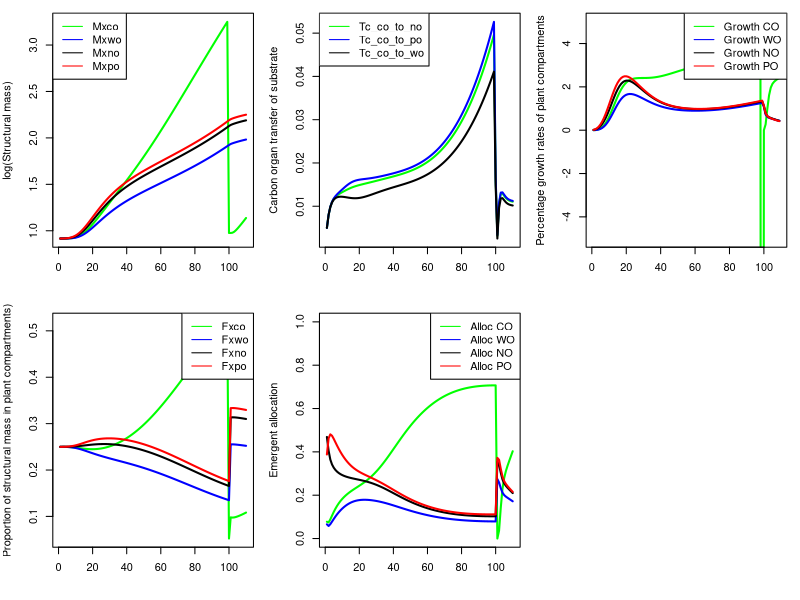
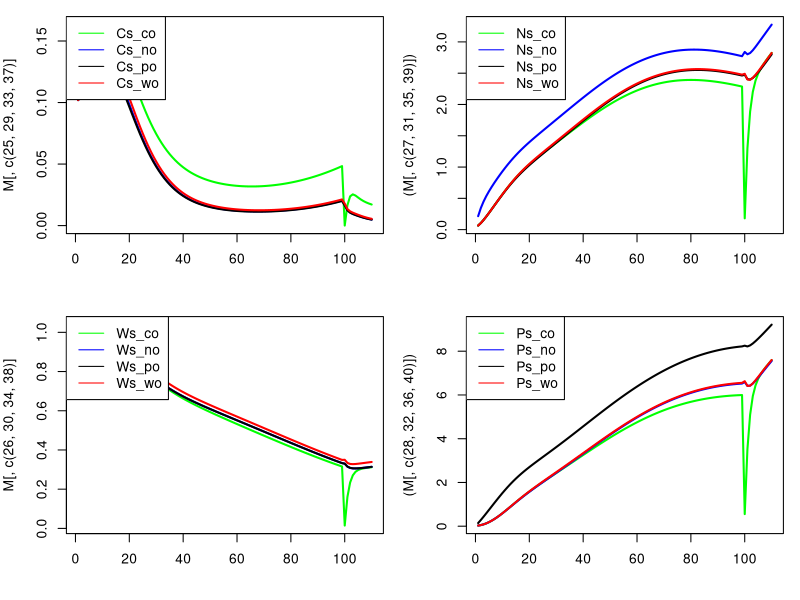
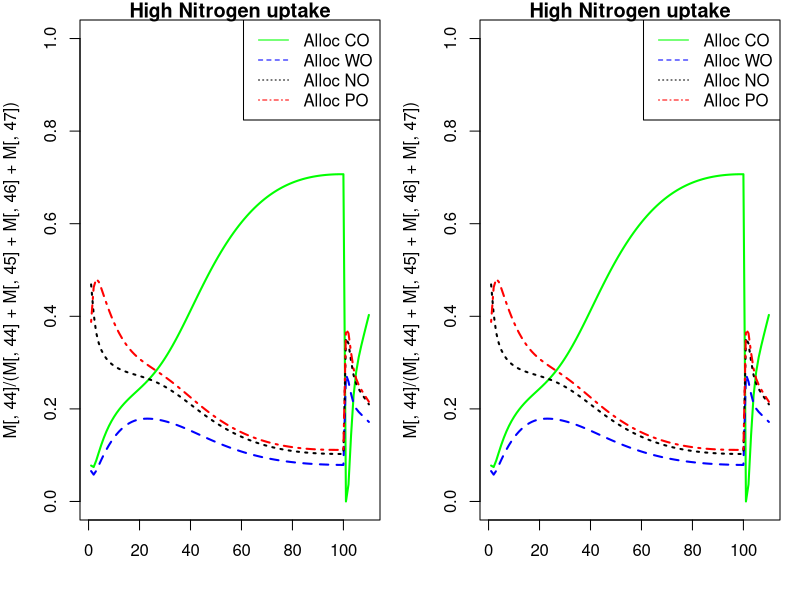
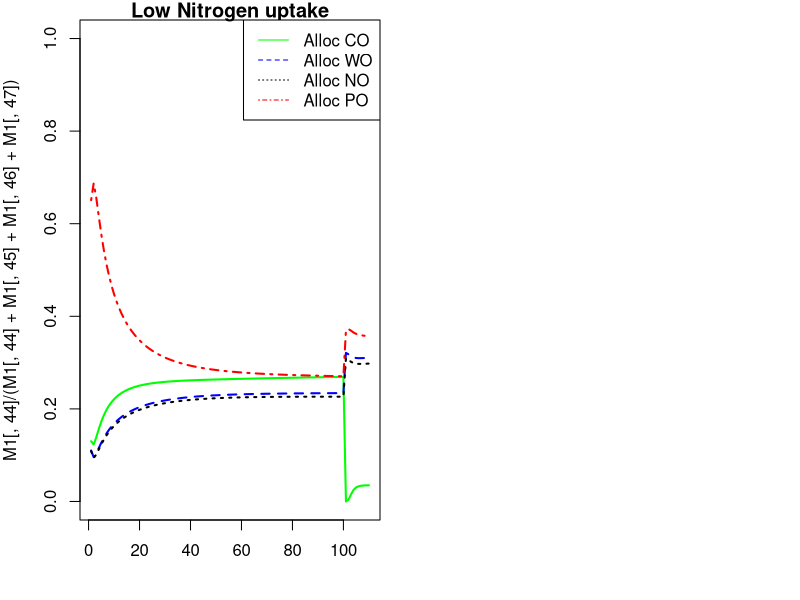
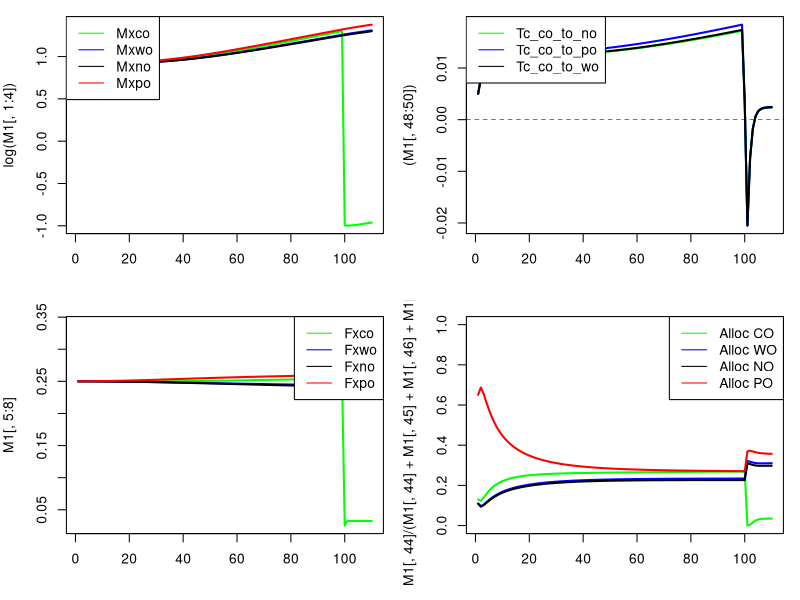
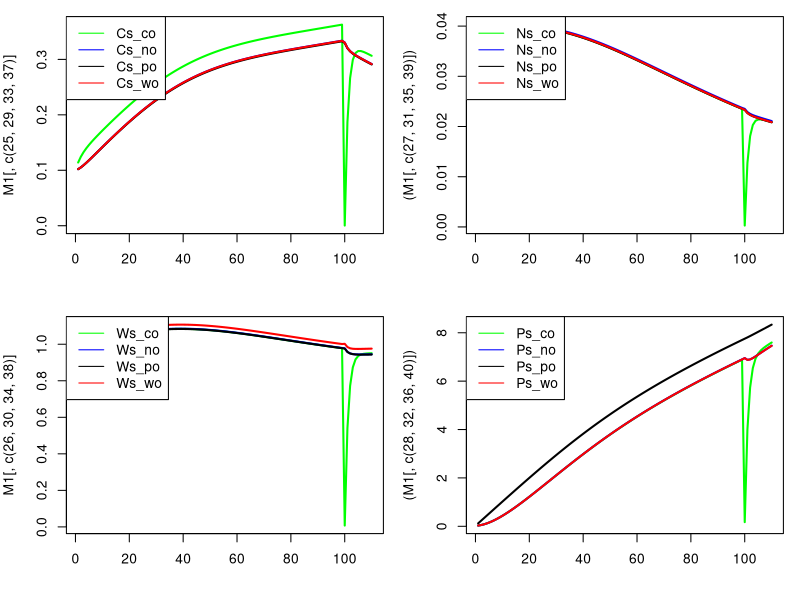

These figures' R source, in order:
# R version of Thornley allcoation model (TAM) as in Thornley and Parsons 2014. J. Theor. Biol. 342: 1-14
# Rewritten to include elements of Thornley 1998 modelling shoot-root relations. The only way forward (https://doi.org/10.1006/anbo.1997.0529) 
# Author: Steven Higgins
# Author: Re-coded to add source sink dynamics and remove predefined allocation by Liam Langan 20.11.2017
# This version with carbon organ, nitrogen organ, phosphorus organ and water organ 
###############################################################################

## LL NOTE for OSX users:
## running "ssh-add ~/.ssh/id_rsa" in the terminal allows RStudio Github communication via the ssh passkey
## 

# Because in TAM allocation coeffs act on Mx the total biomass, there is no need for a storage pool

## initial values for fractions of structural dry matter in shoot, root, mycor
# thorn_Fxsh_t0 = 0.2;
# thorn_Fxrt_t0 = 0.3;
# thorn_Fxmy_t0 = 0.5;
## initial values for mass of structural dry matter in rt, sh, my
size.factor<-0.1;

thorn_Mxco_t0 = 0.25/size.factor;
thorn_Mxno_t0 = 0.25/size.factor;
thorn_Mxpo_t0 = 0.25/size.factor; #Thornley uses has 0.5
thorn_Mxwo_t0 = 0.25/size.factor; #Thornley uses has 0.5

## intitial values for mass of substrates C,N,P for carbon organ
thorn_Mcs_co_t0 = 0.025/size.factor;
thorn_Mns_co_t0 = 0.01/size.factor;
thorn_Mps_co_t0 = 0.005/size.factor;
thorn_Mws_co_t0 = 0.25/size.factor;

## intitial values for mass of substrates C,N,P for nitrogen organ
thorn_Mcs_no_t0 = 0.025/size.factor;
thorn_Mns_no_t0 = 0.01/size.factor;
thorn_Mps_no_t0 = 0.005/size.factor;
thorn_Mws_no_t0 = 0.25/size.factor;

## intitial values for mass of substrates C,N,P for phosphorus organ
thorn_Mcs_po_t0 = 0.025/size.factor;
thorn_Mns_po_t0 = 0.01/size.factor;
thorn_Mps_po_t0 = 0.005/size.factor;
thorn_Mws_po_t0 = 0.25/size.factor;

## intitial values for mass of substrates C,N,P for water organ
thorn_Mcs_wo_t0 = 0.025/size.factor;
thorn_Mns_wo_t0 = 0.01/size.factor;
thorn_Mps_wo_t0 = 0.005/size.factor;
thorn_Mws_wo_t0 = 0.25/size.factor;

## upktake rates of C,N,P

#default to go back to
base =  0.0002*100; #aDGVM produces numbers around 0.00001 to 0.001 for C_net/plant_mass
thorn_Kc  = base*1.0;
thorn_Kw  = 0.0015;
thorn_Kn  = 0.25;
thorn_Kp  = 0.1;
# thorn_Kw  = base*0.0015;
# thorn_Kn  = base*0.25;
# thorn_Kp  = base*0.1;

#fiddle with these ones
#genernally varying these K by factors of 10% to 200% is probably what we want to do to represent
#limitation/abundance of carbon, water, N, P.
#play with these to convince yourself that allocation responds as you would expect to variation in uptake parameters
#I think its possible to get the model to produce reasonable C:N and N:P ratios

#base =  0.0002*100; #TTR numbers around 0.00001 to 0.001
#thorn_Kc  = base*1.0; #TTR numbers around 0.00001 to 0.001
#thorn_Kw  = base*0.00015;
#thorn_Kn  = base*0.25;
#thorn_Kp  = base*0.1;

#product inhibittion, not used
#thorn_Jcs = 0.03;
#thorn_Jns = 0.01;
#thorn_Jps = 0.005;
#thorn_Jws = 0.003;


## Fractions of C, N, P in structural dry matter 
#first three are as in Thornley, Fwx is calibrated, higher values do not work
# so Fwx is artificial. Maybe we have to think of this as water used in metabolism?
thorn_Fcx = 0.4;
thorn_Fnx = 0.02;
thorn_Fpx = 0.005;
thorn_Fwx = 0.0001;


## other constants
thorn_q = 0.5;     #control parameter for allocation
#thorn_Kg = 200	; #structural growth rate constant; Thornley uses 200000
thorn_Kg = 0.1	; #structural growth rate constant; Thornley uses 200000

mycol=c("green","blue","black","red")

#---start model----

#set initial states
#for aDGVM this will have to go in the section that creates a new individual
## STATE VARIABLE initial values for mass of structural dry matter in rt, sh, my
thorn_Mxco = thorn_Mxco_t0;
thorn_Mxwo = thorn_Mxwo_t0;
thorn_Mxno = thorn_Mxno_t0;
thorn_Mxpo = thorn_Mxpo_t0;
## STATE VARIABLE initial values for mass of substrate C,N,P
thorn_Mcs_co = thorn_Mcs_co_t0;
thorn_Mns_co = thorn_Mns_co_t0;
thorn_Mps_co = thorn_Mps_co_t0;
thorn_Mws_co = thorn_Mws_co_t0;

thorn_Mcs_no = thorn_Mcs_no_t0;
thorn_Mns_no = thorn_Mns_no_t0;
thorn_Mps_no = thorn_Mps_no_t0;
thorn_Mws_no = thorn_Mws_no_t0;

thorn_Mcs_po = thorn_Mcs_po_t0;
thorn_Mns_po = thorn_Mns_po_t0;
thorn_Mps_po = thorn_Mps_po_t0;
thorn_Mws_po = thorn_Mws_po_t0;

thorn_Mcs_wo = thorn_Mcs_po_t0;
thorn_Mns_wo = thorn_Mns_po_t0;
thorn_Mps_wo = thorn_Mps_po_t0;
thorn_Mws_wo = thorn_Mws_po_t0;

thorn_Mx_t0 = thorn_Mxco_t0 + thorn_Mxno_t0 + thorn_Mxpo_t0 + thorn_Mxwo_t0;

## AUX VARIABLE initial values for concentrations of substrates C,N,P
thorn_Cs_co = thorn_Mcs_co_t0/thorn_Mxco;
thorn_Ns_co = thorn_Mns_co_t0/thorn_Mxco;
thorn_Ps_co = thorn_Mps_co_t0/thorn_Mxco;
thorn_Ws_co = thorn_Mws_co_t0/thorn_Mxco;

thorn_Cs_no = thorn_Mcs_no_t0/thorn_Mxno;
thorn_Ns_no = thorn_Mns_no_t0/thorn_Mxno;
thorn_Ps_no = thorn_Mps_no_t0/thorn_Mxno;
thorn_Ws_no = thorn_Mws_no_t0/thorn_Mxno;

thorn_Cs_po = thorn_Mcs_po_t0/thorn_Mxpo;
thorn_Ns_po = thorn_Mns_po_t0/thorn_Mxpo;
thorn_Ps_po = thorn_Mps_po_t0/thorn_Mxpo;
thorn_Ws_po = thorn_Mws_po_t0/thorn_Mxpo;

thorn_Cs_wo = thorn_Mcs_wo_t0/thorn_Mxwo;
thorn_Ns_wo = thorn_Mns_wo_t0/thorn_Mxwo;
thorn_Ps_wo = thorn_Mps_wo_t0/thorn_Mxwo;
thorn_Ws_wo = thorn_Mws_wo_t0/thorn_Mxwo;

## AUX VARIABLE initial values for fractions of structural dry matter in shoot, root, mycor
thorn_Fxco = thorn_Mxco_t0/thorn_Mx_t0;
thorn_Fxwo = thorn_Mxwo_t0/thorn_Mx_t0;
thorn_Fxno = thorn_Mxno_t0/thorn_Mx_t0;
thorn_Fxpo = thorn_Mxpo_t0/thorn_Mx_t0;


#R only make a matrix to store the variables for plotting
#n.steps<-360*10
n.steps<-110
M<-matrix(0,nrow=n.steps,ncol=71)

wrapper_fn_mod <- function(uptake)
{
  ## the for loop
  for(i in 1:n.steps) {
    
  uptake_change <- uptake

  base =  0.0002*100; #aDGVM produces numbers around 0.00001 to 0.001 for C_net/plant_mass
  thorn_Kc  = base*1.0;
  thorn_Kw  = 0.015;
  if(uptake_change == 1)
  {
    thorn_Kn  = 0.0001;
    # thorn_Kn  = 0.05 - pmin(0.001,(i*0.1));
    print("Low N")
    print(thorn_Kn)
  }
  if(uptake_change == 0)
  {
    thorn_Kn  = 0.25;
    print("High N")
    print(thorn_Kn)
  }
  
  thorn_Kp  = 0.1;
  
  thorn_Mx = thorn_Mxco + thorn_Mxwo + thorn_Mxno + thorn_Mxpo ; #3
  
  ##---------------------------------------------------------------------------------------------
  ## adding substrate transport between pools following Thornley (1998). Substrates will be transported
  ## between plants compartments based on concentration differences and resistances. 
  ## This avoids the issue of reduced allocation as this model does not allocate growth, growth of each compartment is 
  ## indipenaent of the others but it allows every compartment to be both a source and a sink. Should an individual be top-killed
  ## i.e. loss of the carbon organ and substrates contained within, C, N, P and W will be transported from all other organs until 
  ## there is no concentration difference. This increases carbon organ growth and decreases growth in all other compartments. 
  
  # these are specific transport resistances for substrates
  # I'm assuming they are equal for all substrates and transport directions. 
  p_co = p_no = p_po = p_wo =1; # eq.4 Thornley 1998 
  
  q = 1 # eq.4 scaling parameter "which, presumably, is a function of plant architecture" (Thornley 1998)
  
  # # Transport resistance of each compartment 
  # res_co = p_co / (thorn_Mxco)^q; # eq.4 Thornley 1998 
  # res_no = p_no / (thorn_Mxno)^q; # eq.4 Thornley 1998 
  # res_po = p_po / (thorn_Mxpo)^q; # eq.4 Thornley 1998 
  # res_wo = p_wo / (thorn_Mxwo)^q; # eq.4 Thornley 1998 
  # 
  # # Transport of substrates between compartments. Here I extend Thornley uni-directional model to 
  # # make it bi-directional. 
  # # NOTE: this is not complete - I need to include transport between other compartments i.e. Po to Wo, Po to No, Wo to No for C,N,P & W.
  # 
  # # carbon transport
  # Tc_co_to_no = 0.2*(thorn_Cs_co - thorn_Cs_no) / (res_co + res_no) # transport of carbon substrate from the carbon organ to the nitrogen organ
  # Tc_co_to_po = 0.2*(thorn_Cs_co - thorn_Cs_po) / (res_co + res_po) # transport of carbon substrate from the carbon organ to the phosphorus organ
  # Tc_co_to_wo = 0.2*(thorn_Cs_co - thorn_Cs_wo) / (res_co + res_wo) # transport of carbon substrate from the carbon organ to the water organ
  # 
  # Tc_no_to_po = 0.2*(thorn_Cs_no - thorn_Cs_po) / (res_no + res_po) # transport of carbon substrate from the nitrogen organ to the phosphorus organ
  # Tc_no_to_wo = 0.2*(thorn_Cs_no - thorn_Cs_wo) / (res_no + res_wo) # transport of carbon substrate from the nitrogen organ to the water organ
  # Tc_po_to_wo = 0.2*(thorn_Cs_po - thorn_Cs_wo) / (res_po + res_wo) # transport of carbon substrate from the phosphorus organ to the water organ
  # 
  # # print(c("Tc_cn Tc_cp Tc_cw Tc_np Tc_nw Tc_pw"))
  # # print(round(c(Tc_co_to_no, Tc_co_to_po, Tc_co_to_wo, Tc_no_to_po, Tc_no_to_wo, Tc_po_to_wo),2))
  # 
  # # nitrogen transport
  # Tn_co_to_no = 0.2*(thorn_Ns_co - thorn_Ns_no) / (res_co + res_no) # transport of nitrogen substrate from the carbon organ to the nitrogen organ
  # Tn_co_to_po = 0.2*(thorn_Ns_co - thorn_Ns_po) / (res_co + res_po) # transport of nitrogen substrate from the carbon organ to the phosphorus organ
  # Tn_co_to_wo = 0.2*(thorn_Ns_co - thorn_Ns_wo) / (res_co + res_wo) # transport of nitrogen substrate from the carbon organ to the water organ
  # 
  # Tn_no_to_po = 0.2*(thorn_Ns_no - thorn_Ns_po) / (res_no + res_po) # transport of nitrogen substrate from the nitrogen organ to the phosphorus organ
  # Tn_no_to_wo = 0.2*(thorn_Ns_no - thorn_Ns_wo) / (res_no + res_wo) # transport of nitrogen substrate from the nitrogen organ to the water organ
  # Tn_po_to_wo = 0.2*(thorn_Ns_po - thorn_Ns_wo) / (res_po + res_wo) # transport of nitrogen substrate from the phosphorus organ to the water organ
  # # phosphorus transport
  # Tp_co_to_no = 0.2*(thorn_Ps_co - thorn_Ps_no) / (res_co + res_no) # transport of phosphorus substrate from the carbon organ to the nitrogen organ
  # Tp_co_to_po = 0.2*(thorn_Ps_co - thorn_Ps_po) / (res_co + res_po) # transport of phosphorus substrate from the carbon organ to the phosphorus organ
  # Tp_co_to_wo = 0.2*(thorn_Ps_co - thorn_Ps_wo) / (res_co + res_wo) # transport of phosphorus substrate from the carbon organ to the water organ
  # 
  # Tp_no_to_po = 0.2*(thorn_Ps_no - thorn_Ps_po) / (res_no + res_po) # transport of phosphorus substrate from the nitrogen organ to the phosphorus organ
  # Tp_no_to_wo = 0.2*(thorn_Ps_no - thorn_Ps_wo) / (res_no + res_wo) # transport of phosphorus substrate from the nitrogen organ to the water organ
  # Tp_po_to_wo = 0.2*(thorn_Ps_po - thorn_Ps_wo) / (res_po + res_wo) # transport of phosphorus substrate from the phosphorus organ to the water organ
  # # water transport
  # Tw_co_to_no = 0.2*(thorn_Ws_co - thorn_Ws_no) / (res_co + res_no) # transport of water substrate from the carbon organ to the nitrogen organ
  # Tw_co_to_po = 0.2*(thorn_Ws_co - thorn_Ws_po) / (res_co + res_po) # transport of water substrate from the carbon organ to the phosphorus organ
  # Tw_co_to_wo = 0.2*(thorn_Ws_co - thorn_Ws_wo) / (res_co + res_wo) # transport of water substrate from the carbon organ to the water organ
  # 
  # Tw_no_to_po = 0.2*(thorn_Ws_no - thorn_Ws_po) / (res_no + res_po) # transport of water substrate from the carbon organ to the nitrogen organ
  # Tw_no_to_wo = 0.2*(thorn_Ws_no - thorn_Ws_wo) / (res_no + res_wo) # transport of water substrate from the carbon organ to the phosphorus organ
  # Tw_po_to_wo = 0.2*(thorn_Ws_po - thorn_Ws_wo) / (res_po + res_wo) # transport of water substrate from the carbon organ to the water organ
  ##---------------------------------------------------------------------------------------------
  # print(round(c(thorn_lambda_sh,thorn_lambda_rt,thorn_lambda_my,thorn_lambda_rw),2))
  # print(sum(c(thorn_lambda_sh,thorn_lambda_rt,thorn_lambda_my,thorn_lambda_rw)))
  ## do I need to redefine this for each compartment? yes yes I do... no no I dont
  thorn_Uc = thorn_Kc * thorn_Mxco;
  thorn_Un = thorn_Kn * thorn_Mxno;
  thorn_Up = thorn_Kp * thorn_Mxpo;
  thorn_Uw = thorn_Kw * thorn_Mxwo;
  
  thorn_Mcs_co = max(0.0001, thorn_Mcs_co + thorn_Uc);
  # # thorn_Mns_co = max(0.0001, thorn_Mns_co - thorn_Fnx * thorn_G_co );
  # # thorn_Mps_co = max(0.0001, thorn_Mps_co - thorn_Fpx * thorn_G_co );
  # # thorn_Mws_co = max(0.0001, thorn_Mws_co - thorn_Fwx * thorn_G_co );
  #
  # # thorn_Mcs_no = max(0.0001, thorn_Mcs_no - thorn_Fcx * thorn_G_no );
  thorn_Mns_no = max(0.0001, thorn_Mns_no + thorn_Un );
  # # thorn_Mps_no = max(0.0001, thorn_Mps_no - thorn_Fpx * thorn_G_no );
  # # thorn_Mws_no = max(0.0001, thorn_Mws_no - thorn_Fwx * thorn_G_no );
  #
  # # thorn_Mcs_po = max(0.0001, thorn_Mcs_po - thorn_Fcx * thorn_G_po );
  # # thorn_Mns_po = max(0.0001, thorn_Mns_po - thorn_Fnx * thorn_G_po );
  thorn_Mps_po = max(0.0001, thorn_Mps_po + thorn_Up );
  # # thorn_Mws_po = max(0.0001, thorn_Mws_po - thorn_Fwx * thorn_G_po );
  #
  # # thorn_Mcs_wo = max(0.0001, thorn_Mcs_wo - thorn_Fcx * thorn_G_wo );
  # # thorn_Mns_wo = max(0.0001, thorn_Mns_wo - thorn_Fnx * thorn_G_wo );
  # # thorn_Mps_wo = max(0.0001, thorn_Mps_wo - thorn_Fpx * thorn_G_wo );
  thorn_Mws_wo = max(0.0001, thorn_Mws_wo + thorn_Uw );

  # thorn_Mcs_co = max(0.0001, thorn_Mcs_co + thorn_Uc - thorn_Fcx * thorn_G_co - Tc_co_to_no - Tc_co_to_po - Tc_co_to_wo);
  # thorn_Mns_co = max(0.0001, thorn_Mns_co - thorn_Fnx * thorn_G_co - Tn_co_to_no - Tn_co_to_po - Tn_co_to_wo);
  # thorn_Mps_co = max(0.0001, thorn_Mps_co - thorn_Fpx * thorn_G_co - Tp_co_to_no - Tp_co_to_po - Tp_co_to_wo);
  # thorn_Mws_co = max(0.0001, thorn_Mws_co - thorn_Fwx * thorn_G_co - Tw_co_to_no - Tw_co_to_po - Tw_co_to_wo);
  # 
  # thorn_Mcs_no = max(0.0001, thorn_Mcs_no - thorn_Fcx * thorn_G_no - Tc_no_to_po - Tc_no_to_wo + Tc_co_to_no);
  # thorn_Mns_no = max(0.0001, thorn_Mns_no + thorn_Un - thorn_Fnx * thorn_G_no + Tn_co_to_no - Tn_no_to_po - Tn_no_to_wo);
  # thorn_Mps_no = max(0.0001, thorn_Mps_no - thorn_Fpx * thorn_G_no - Tp_no_to_po - Tp_no_to_wo + Tp_co_to_no);
  # thorn_Mws_no = max(0.0001, thorn_Mws_no - thorn_Fwx * thorn_G_no - Tw_no_to_po - Tw_no_to_wo + Tw_co_to_no);
  # 
  # thorn_Mcs_po = max(0.0001, thorn_Mcs_po - thorn_Fcx * thorn_G_po - Tc_po_to_wo + Tc_no_to_po + Tc_co_to_po);
  # thorn_Mns_po = max(0.0001, thorn_Mns_po - thorn_Fnx * thorn_G_po - Tn_po_to_wo + Tn_no_to_po + Tn_co_to_po);
  # thorn_Mps_po = max(0.0001, thorn_Mps_po + thorn_Up - thorn_Fnx * thorn_G_po - Tn_po_to_wo + Tn_no_to_po + Tn_co_to_po);
  # thorn_Mws_po = max(0.0001, thorn_Mws_po - thorn_Fwx * thorn_G_po - Tw_po_to_wo + Tw_no_to_po + Tw_co_to_po);
  # 
  # thorn_Mcs_wo = max(0.0001, thorn_Mcs_wo - thorn_Fcx * thorn_G_wo + Tc_co_to_wo + Tc_no_to_wo + Tc_po_to_wo);
  # thorn_Mns_wo = max(0.0001, thorn_Mns_wo - thorn_Fnx * thorn_G_wo + Tn_co_to_wo + Tn_no_to_wo + Tn_po_to_wo);
  # thorn_Mps_wo = max(0.0001, thorn_Mps_wo - thorn_Fpx * thorn_G_wo + Tp_co_to_wo + Tp_no_to_wo + Tp_po_to_wo);
  # thorn_Mws_wo = max(0.0001, thorn_Mws_wo + thorn_Uw - thorn_Fwx * thorn_G_wo + Tw_co_to_wo + Tw_no_to_wo + Tw_po_to_wo);
  
  thorn_Cs_co = thorn_Mcs_co/thorn_Mxco; #2
  thorn_Ns_co = thorn_Mns_co/thorn_Mxco; #2
  thorn_Ps_co = thorn_Mps_co/thorn_Mxco; #2
  thorn_Ws_co = thorn_Mws_co/thorn_Mxco; #2
  
  thorn_Cs_no = thorn_Mcs_no/thorn_Mxno; #2
  thorn_Ns_no = thorn_Mns_no/thorn_Mxno; #2
  thorn_Ps_no = thorn_Mps_no/thorn_Mxno; #2
  thorn_Ws_no = thorn_Mws_no/thorn_Mxno; #2
  
  thorn_Cs_po = thorn_Mcs_po/thorn_Mxpo; #2
  thorn_Ns_po = thorn_Mns_po/thorn_Mxpo; #2
  thorn_Ps_po = thorn_Mps_po/thorn_Mxpo; #2
  thorn_Ws_po = thorn_Mws_po/thorn_Mxpo; #2
  
  thorn_Cs_wo = thorn_Mcs_wo/thorn_Mxwo; #2
  thorn_Ns_wo = thorn_Mns_wo/thorn_Mxwo; #2
  thorn_Ps_wo = thorn_Mps_wo/thorn_Mxwo; #2
  thorn_Ws_wo = thorn_Mws_wo/thorn_Mxwo; #2
  
  ## make sure thorn_G is the right size. you can get this right through thorn_Kg which is a pure calibration parameter, 
  ## but also by making sure the substrate cocentrations are reasonable
  thorn_G_co = thorn_Kg*thorn_Mxco*thorn_Cs_co*thorn_Ns_co*thorn_Ps_co*thorn_Ws_co ; # see 13 and 12
  thorn_G_no = thorn_Kg*thorn_Mxno*thorn_Cs_no*thorn_Ns_no*thorn_Ps_no*thorn_Ws_no ; # see 13 and 12
  thorn_G_po = thorn_Kg*thorn_Mxpo*thorn_Cs_po*thorn_Ns_po*thorn_Ps_po*thorn_Ws_po ; # see 13 and 12
  thorn_G_wo = thorn_Kg*thorn_Mxwo*thorn_Cs_wo*thorn_Ns_wo*thorn_Ps_wo*thorn_Ws_wo ; # see 13 and 12

  # thorn_Mcs_co = max(0.0001, thorn_Mcs_co - thorn_Fcx * thorn_G_co - Tc_co_to_no - Tc_co_to_po - Tc_co_to_wo);
  # thorn_Mns_co = max(0.0001, thorn_Mns_co - thorn_Fnx * thorn_G_co - Tn_co_to_no - Tn_co_to_po - Tn_co_to_wo);
  # thorn_Mps_co = max(0.0001, thorn_Mps_co - thorn_Fpx * thorn_G_co - Tp_co_to_no - Tp_co_to_po - Tp_co_to_wo);
  # thorn_Mws_co = max(0.0001, thorn_Mws_co - thorn_Fwx * thorn_G_co - Tw_co_to_no - Tw_co_to_po - Tw_co_to_wo);
  # 
  # thorn_Mcs_no = max(0.0001, thorn_Mcs_no - thorn_Fcx * thorn_G_no - Tc_no_to_po - Tc_no_to_wo + Tc_co_to_no);
  # thorn_Mns_no = max(0.0001, thorn_Mns_no - thorn_Fnx * thorn_G_no + Tn_co_to_no - Tn_no_to_po - Tn_no_to_wo);
  # thorn_Mps_no = max(0.0001, thorn_Mps_no - thorn_Fpx * thorn_G_no - Tp_no_to_po - Tp_no_to_wo + Tp_co_to_no);
  # thorn_Mws_no = max(0.0001, thorn_Mws_no - thorn_Fwx * thorn_G_no - Tw_no_to_po - Tw_no_to_wo + Tw_co_to_no);
  # 
  # thorn_Mcs_po = max(0.0001, thorn_Mcs_po - thorn_Fcx * thorn_G_po - Tc_po_to_wo + Tc_no_to_po + Tc_co_to_po);
  # thorn_Mns_po = max(0.0001, thorn_Mns_po - thorn_Fnx * thorn_G_po - Tn_po_to_wo + Tn_no_to_po + Tn_co_to_po);
  # thorn_Mps_po = max(0.0001, thorn_Mps_po - thorn_Fnx * thorn_G_po - Tn_po_to_wo + Tn_no_to_po + Tn_co_to_po);
  # thorn_Mws_po = max(0.0001, thorn_Mws_po - thorn_Fwx * thorn_G_po - Tw_po_to_wo + Tw_no_to_po + Tw_co_to_po);
  # 
  # thorn_Mcs_wo = max(0.0001, thorn_Mcs_wo - thorn_Fcx * thorn_G_wo + Tc_co_to_wo + Tc_no_to_wo + Tc_po_to_wo);
  # thorn_Mns_wo = max(0.0001, thorn_Mns_wo - thorn_Fnx * thorn_G_wo + Tn_co_to_wo + Tn_no_to_wo + Tn_po_to_wo);
  # thorn_Mps_wo = max(0.0001, thorn_Mps_wo - thorn_Fpx * thorn_G_wo + Tp_co_to_wo + Tp_no_to_wo + Tp_po_to_wo);
  # thorn_Mws_wo = max(0.0001, thorn_Mws_wo - thorn_Fwx * thorn_G_wo + Tw_co_to_wo + Tw_no_to_wo + Tw_po_to_wo);

  thorn_Mcs_co = max(0.0001, thorn_Mcs_co - thorn_Fcx * thorn_G_co );
  thorn_Mns_co = max(0.0001, thorn_Mns_co - thorn_Fnx * thorn_G_co );
  thorn_Mps_co = max(0.0001, thorn_Mps_co - thorn_Fpx * thorn_G_co );
  thorn_Mws_co = max(0.0001, thorn_Mws_co - thorn_Fwx * thorn_G_co );
  
  thorn_Mcs_no = max(0.0001, thorn_Mcs_no - thorn_Fcx * thorn_G_no );
  thorn_Mns_no = max(0.0001, thorn_Mns_no - thorn_Fnx * thorn_G_no );
  thorn_Mps_no = max(0.0001, thorn_Mps_no - thorn_Fpx * thorn_G_no );
  thorn_Mws_no = max(0.0001, thorn_Mws_no - thorn_Fwx * thorn_G_no );
  
  thorn_Mcs_po = max(0.0001, thorn_Mcs_po - thorn_Fcx * thorn_G_po );
  thorn_Mns_po = max(0.0001, thorn_Mns_po - thorn_Fnx * thorn_G_po );
  thorn_Mps_po = max(0.0001, thorn_Mps_po - thorn_Fnx * thorn_G_po );
  thorn_Mws_po = max(0.0001, thorn_Mws_po - thorn_Fwx * thorn_G_po );
  
  thorn_Mcs_wo = max(0.0001, thorn_Mcs_wo - thorn_Fcx * thorn_G_wo );
  thorn_Mns_wo = max(0.0001, thorn_Mns_wo - thorn_Fnx * thorn_G_wo );
  thorn_Mps_wo = max(0.0001, thorn_Mps_wo - thorn_Fpx * thorn_G_wo );
  thorn_Mws_wo = max(0.0001, thorn_Mws_wo - thorn_Fwx * thorn_G_wo );
  
  # thorn_Mcs = max(0, thorn_Mcs + thorn_Uc - thorn_Fcx * thorn_G); # 12
  # thorn_Mns = max(0, thorn_Mns + thorn_Un - thorn_Fnx * thorn_G); # 12
  # thorn_Mps = max(0, thorn_Mps + thorn_Up - thorn_Fpx * thorn_G); # 12
  # thorn_Mws = max(0, thorn_Mws + thorn_Uw - thorn_Fwx * thorn_G); # 12
  
  thorn_Mxco = max(0.0001, thorn_Mxco + thorn_G_co) ;# 13
  thorn_Mxno = max(0.0001, thorn_Mxno + thorn_G_no) ;# 13
  thorn_Mxpo = max(0.0001, thorn_Mxpo + thorn_G_po) ;# 13
  thorn_Mxwo = max(0.0001, thorn_Mxwo + thorn_G_wo) ;# 13
  
  thorn_Mx = thorn_Mxco + thorn_Mxwo + thorn_Mxno + thorn_Mxpo ; #3
  
  # thorn_Uc = (thorn_Kc * thorn_Mxco) / (1 + thorn_Cs/thorn_Jcs)
  # thorn_Uw = (thorn_Kw * thorn_Mxwo) / (1 + thorn_Ws/thorn_Jws)
  # thorn_Un = (thorn_Kn * thorn_Mxno) / (1 + thorn_Ns/thorn_Jns)
  # thorn_Up = (thorn_Kp * thorn_Mxpo) / (1 + thorn_Ps/thorn_Jps)
  
#  use this code to simulate a loss in shoots e.g in fire
  # if(i == 100)
  # {
  # 	thorn_Mxco = thorn_Mxco*0.1;
  # 	thorn_Mcs_co = thorn_Mcs_co*0.0;
  # 	thorn_Mns_co = thorn_Mns_co*0.0;
  #   thorn_Mps_co = thorn_Mps_co*0.0;
  # 	thorn_Mws_co = thorn_Mws_co*0.0;
  # }

  thorn_Cs_co = thorn_Mcs_co/thorn_Mxco; #2
  thorn_Ns_co = thorn_Mns_co/thorn_Mxco; #2
  thorn_Ps_co = thorn_Mps_co/thorn_Mxco; #2
  thorn_Ws_co = thorn_Mws_co/thorn_Mxco; #2
  
  thorn_Cs_no = thorn_Mcs_no/thorn_Mxno; #2
  thorn_Ns_no = thorn_Mns_no/thorn_Mxno; #2
  thorn_Ps_no = thorn_Mps_no/thorn_Mxno; #2
  thorn_Ws_no = thorn_Mws_no/thorn_Mxno; #2
  
  thorn_Cs_po = thorn_Mcs_po/thorn_Mxpo; #2
  thorn_Ns_po = thorn_Mns_po/thorn_Mxpo; #2
  thorn_Ps_po = thorn_Mps_po/thorn_Mxpo; #2
  thorn_Ws_po = thorn_Mws_po/thorn_Mxpo; #2
  
  thorn_Cs_wo = thorn_Mcs_wo/thorn_Mxwo; #2
  thorn_Ns_wo = thorn_Mns_wo/thorn_Mxwo; #2
  thorn_Ps_wo = thorn_Mps_wo/thorn_Mxwo; #2
  thorn_Ws_wo = thorn_Mws_wo/thorn_Mxwo; #2
  
  #  use this code to simulate a loss in shoots e.g in fire
  if(i == 100)
  {
  	thorn_Mxco = thorn_Mxco*0.1;
  	thorn_Mcs_co = thorn_Mcs_co*0.0;
  	thorn_Mns_co = thorn_Mns_co*0.0;
    thorn_Mps_co = thorn_Mps_co*0.0;
  	thorn_Mws_co = thorn_Mws_co*0.0;
  }
  
  # Transport resistance of each compartment 
  res_co = p_co / (thorn_Mxco)^q; # eq.4 Thornley 1998 
  res_no = p_no / (thorn_Mxno)^q; # eq.4 Thornley 1998 
  res_po = p_po / (thorn_Mxpo)^q; # eq.4 Thornley 1998 
  res_wo = p_wo / (thorn_Mxwo)^q; # eq.4 Thornley 1998 
  
  # Transport of substrates between compartments. Here I extend Thornley uni-directional model to 
  # make it bi-directional. 
  # NOTE: this is not complete - I need to include transport between other compartments i.e. Po to Wo, Po to No, Wo to No for C,N,P & W.
  
  # carbon transport
  Tc_co_to_no = 0.2*(thorn_Cs_co - thorn_Cs_no) / (res_co + res_no) # transport of carbon substrate from the carbon organ to the nitrogen organ
  Tc_co_to_po = 0.2*(thorn_Cs_co - thorn_Cs_po) / (res_co + res_po) # transport of carbon substrate from the carbon organ to the phosphorus organ
  Tc_co_to_wo = 0.2*(thorn_Cs_co - thorn_Cs_wo) / (res_co + res_wo) # transport of carbon substrate from the carbon organ to the water organ
  
  Tc_no_to_po = 0.2*(thorn_Cs_no - thorn_Cs_po) / (res_no + res_po) # transport of carbon substrate from the nitrogen organ to the phosphorus organ
  Tc_no_to_wo = 0.2*(thorn_Cs_no - thorn_Cs_wo) / (res_no + res_wo) # transport of carbon substrate from the nitrogen organ to the water organ
  Tc_po_to_wo = 0.2*(thorn_Cs_po - thorn_Cs_wo) / (res_po + res_wo) # transport of carbon substrate from the phosphorus organ to the water organ
  
  # print(c("Tc_cn Tc_cp Tc_cw Tc_np Tc_nw Tc_pw"))
  # print(round(c(Tc_co_to_no, Tc_co_to_po, Tc_co_to_wo, Tc_no_to_po, Tc_no_to_wo, Tc_po_to_wo),2))
  
  # nitrogen transport
  Tn_co_to_no = 0.2*(thorn_Ns_co - thorn_Ns_no) / (res_co + res_no) # transport of nitrogen substrate from the carbon organ to the nitrogen organ
  Tn_co_to_po = 0.2*(thorn_Ns_co - thorn_Ns_po) / (res_co + res_po) # transport of nitrogen substrate from the carbon organ to the phosphorus organ
  Tn_co_to_wo = 0.2*(thorn_Ns_co - thorn_Ns_wo) / (res_co + res_wo) # transport of nitrogen substrate from the carbon organ to the water organ
  
  Tn_no_to_po = 0.2*(thorn_Ns_no - thorn_Ns_po) / (res_no + res_po) # transport of nitrogen substrate from the nitrogen organ to the phosphorus organ
  Tn_no_to_wo = 0.2*(thorn_Ns_no - thorn_Ns_wo) / (res_no + res_wo) # transport of nitrogen substrate from the nitrogen organ to the water organ
  Tn_po_to_wo = 0.2*(thorn_Ns_po - thorn_Ns_wo) / (res_po + res_wo) # transport of nitrogen substrate from the phosphorus organ to the water organ
  # phosphorus transport
  Tp_co_to_no = 0.2*(thorn_Ps_co - thorn_Ps_no) / (res_co + res_no) # transport of phosphorus substrate from the carbon organ to the nitrogen organ
  Tp_co_to_po = 0.2*(thorn_Ps_co - thorn_Ps_po) / (res_co + res_po) # transport of phosphorus substrate from the carbon organ to the phosphorus organ
  Tp_co_to_wo = 0.2*(thorn_Ps_co - thorn_Ps_wo) / (res_co + res_wo) # transport of phosphorus substrate from the carbon organ to the water organ
  
  Tp_no_to_po = 0.2*(thorn_Ps_no - thorn_Ps_po) / (res_no + res_po) # transport of phosphorus substrate from the nitrogen organ to the phosphorus organ
  Tp_no_to_wo = 0.2*(thorn_Ps_no - thorn_Ps_wo) / (res_no + res_wo) # transport of phosphorus substrate from the nitrogen organ to the water organ
  Tp_po_to_wo = 0.2*(thorn_Ps_po - thorn_Ps_wo) / (res_po + res_wo) # transport of phosphorus substrate from the phosphorus organ to the water organ
  # water transport
  Tw_co_to_no = 0.2*(thorn_Ws_co - thorn_Ws_no) / (res_co + res_no) # transport of water substrate from the carbon organ to the nitrogen organ
  Tw_co_to_po = 0.2*(thorn_Ws_co - thorn_Ws_po) / (res_co + res_po) # transport of water substrate from the carbon organ to the phosphorus organ
  Tw_co_to_wo = 0.2*(thorn_Ws_co - thorn_Ws_wo) / (res_co + res_wo) # transport of water substrate from the carbon organ to the water organ
  
  Tw_no_to_po = 0.2*(thorn_Ws_no - thorn_Ws_po) / (res_no + res_po) # transport of water substrate from the carbon organ to the nitrogen organ
  Tw_no_to_wo = 0.2*(thorn_Ws_no - thorn_Ws_wo) / (res_no + res_wo) # transport of water substrate from the carbon organ to the phosphorus organ
  Tw_po_to_wo = 0.2*(thorn_Ws_po - thorn_Ws_wo) / (res_po + res_wo) # transport of water substrate from the carbon organ to the water organ
  
  thorn_Mcs_co = max(0.0001, thorn_Mcs_co - Tc_co_to_no - Tc_co_to_po - Tc_co_to_wo);
  thorn_Mns_co = max(0.0001, thorn_Mns_co - Tn_co_to_no - Tn_co_to_po - Tn_co_to_wo);
  thorn_Mps_co = max(0.0001, thorn_Mps_co - Tp_co_to_no - Tp_co_to_po - Tp_co_to_wo);
  thorn_Mws_co = max(0.0001, thorn_Mws_co - Tw_co_to_no - Tw_co_to_po - Tw_co_to_wo);

  thorn_Mcs_no = max(0.0001, thorn_Mcs_no - Tc_no_to_po - Tc_no_to_wo + Tc_co_to_no);
  thorn_Mns_no = max(0.0001, thorn_Mns_no + Tn_co_to_no - Tn_no_to_po - Tn_no_to_wo);
  thorn_Mps_no = max(0.0001, thorn_Mps_no - Tp_no_to_po - Tp_no_to_wo + Tp_co_to_no);
  thorn_Mws_no = max(0.0001, thorn_Mws_no - Tw_no_to_po - Tw_no_to_wo + Tw_co_to_no);

  thorn_Mcs_po = max(0.0001, thorn_Mcs_po - Tc_po_to_wo + Tc_no_to_po + Tc_co_to_po);
  thorn_Mns_po = max(0.0001, thorn_Mns_po - Tn_po_to_wo + Tn_no_to_po + Tn_co_to_po);
  thorn_Mps_po = max(0.0001, thorn_Mps_po - Tn_po_to_wo + Tn_no_to_po + Tn_co_to_po);
  thorn_Mws_po = max(0.0001, thorn_Mws_po - Tw_po_to_wo + Tw_no_to_po + Tw_co_to_po);

  thorn_Mcs_wo = max(0.0001, thorn_Mcs_wo + Tc_co_to_wo + Tc_no_to_wo + Tc_po_to_wo);
  thorn_Mns_wo = max(0.0001, thorn_Mns_wo + Tn_co_to_wo + Tn_no_to_wo + Tn_po_to_wo);
  thorn_Mps_wo = max(0.0001, thorn_Mps_wo + Tp_co_to_wo + Tp_no_to_wo + Tp_po_to_wo);
  thorn_Mws_wo = max(0.0001, thorn_Mws_wo + Tw_co_to_wo + Tw_no_to_wo + Tw_po_to_wo);
  
  thorn_Cs_co = thorn_Mcs_co/thorn_Mxco; #2
  thorn_Ns_co = thorn_Mns_co/thorn_Mxco; #2
  thorn_Ps_co = thorn_Mps_co/thorn_Mxco; #2
  thorn_Ws_co = thorn_Mws_co/thorn_Mxco; #2
  
  thorn_Cs_no = thorn_Mcs_no/thorn_Mxno; #2
  thorn_Ns_no = thorn_Mns_no/thorn_Mxno; #2
  thorn_Ps_no = thorn_Mps_no/thorn_Mxno; #2
  thorn_Ws_no = thorn_Mws_no/thorn_Mxno; #2
  
  thorn_Cs_po = thorn_Mcs_po/thorn_Mxpo; #2
  thorn_Ns_po = thorn_Mns_po/thorn_Mxpo; #2
  thorn_Ps_po = thorn_Mps_po/thorn_Mxpo; #2
  thorn_Ws_po = thorn_Mws_po/thorn_Mxpo; #2
  
  thorn_Cs_wo = thorn_Mcs_wo/thorn_Mxwo; #2
  thorn_Ns_wo = thorn_Mns_wo/thorn_Mxwo; #2
  thorn_Ps_wo = thorn_Mps_wo/thorn_Mxwo; #2
  thorn_Ws_wo = thorn_Mws_wo/thorn_Mxwo; #2
  
  thorn_Fxco = thorn_Mxco/thorn_Mx; #4
  thorn_Fxwo = thorn_Mxwo/thorn_Mx; #4
  thorn_Fxno = thorn_Mxno/thorn_Mx; #4
  thorn_Fxpo = thorn_Mxpo/thorn_Mx; #4
  
  M[i,1] <<- thorn_Mxco
  M[i,2] <<- thorn_Mxwo
  M[i,3] <<- thorn_Mxno
  M[i,4] <<- thorn_Mxpo
  
  M[i,5] <<- thorn_Fxco
  M[i,6] <<- thorn_Fxwo
  M[i,7] <<- thorn_Fxno
  M[i,8] <<- thorn_Fxpo
  
  M[i,9]  <<- thorn_Mcs_co
  M[i,10] <<- thorn_Mws_co
  M[i,11] <<- thorn_Mns_co
  M[i,12] <<- thorn_Mps_co
  
  M[i,13] <<- thorn_Mcs_no
  M[i,14] <<- thorn_Mws_no
  M[i,15] <<- thorn_Mns_no
  M[i,16] <<- thorn_Mps_no

  M[i,17] <<- thorn_Mcs_po
  M[i,18] <<- thorn_Mws_po
  M[i,19] <<- thorn_Mns_po
  M[i,20] <<- thorn_Mps_po

  M[i,21] <<- thorn_Mcs_wo
  M[i,22] <<- thorn_Mws_wo
  M[i,23] <<- thorn_Mns_wo
  M[i,24] <<- thorn_Mps_wo
  
  M[i,25] <<- thorn_Cs_co
  M[i,26] <<- thorn_Ws_co
  M[i,27] <<- thorn_Ns_co
  M[i,28] <<- thorn_Ps_co
  
  M[i,29] <<- thorn_Cs_no
  M[i,30] <<- thorn_Ws_no
  M[i,31] <<- thorn_Ns_no
  M[i,32] <<- thorn_Ps_no
  
  M[i,33] <<- thorn_Cs_po
  M[i,34] <<- thorn_Ws_po
  M[i,35] <<- thorn_Ns_po
  M[i,36] <<- thorn_Ps_po
  
  M[i,37] <<- thorn_Cs_wo
  M[i,38] <<- thorn_Ws_wo
  M[i,39] <<- thorn_Ns_wo
  M[i,40] <<- thorn_Ps_wo
  
  M[i,41] <<- thorn_Cs_co/thorn_Ns_co
  M[i,42] <<- thorn_Cs_co/thorn_Ps_co
  M[i,43] <<- thorn_Ns_co/thorn_Ps_co
  
  M[i,44] <<- thorn_G_co
  M[i,45] <<- thorn_G_no
  M[i,46] <<- thorn_G_po
  M[i,47] <<- thorn_G_wo

  M[i,48] <<- Tc_co_to_no
  M[i,49] <<- Tc_co_to_po
  M[i,50] <<- Tc_co_to_wo
  M[i,51] <<- Tc_no_to_po
  M[i,52] <<- Tc_no_to_wo
  M[i,53] <<- Tc_po_to_wo
  
  M[i,54] <<- Tn_co_to_no
  M[i,55] <<- Tn_co_to_po
  M[i,56] <<- Tn_co_to_wo
  M[i,57] <<- Tn_no_to_po
  M[i,58] <<- Tn_no_to_wo
  M[i,59] <<- Tn_po_to_wo
  
  M[i,60] <<- Tp_co_to_no
  M[i,61] <<- Tp_co_to_po
  M[i,62] <<- Tp_co_to_wo
  M[i,63] <<- Tp_no_to_po
  M[i,64] <<- Tp_no_to_wo
  M[i,65] <<- Tp_po_to_wo
  
  M[i,66] <<- Tw_co_to_no
  M[i,67] <<- Tw_co_to_po
  M[i,68] <<- Tw_co_to_wo
  M[i,69] <<- Tw_no_to_po
  M[i,70] <<- Tw_no_to_wo
  M[i,71] <<- Tw_po_to_wo
  
  
  }
}
colnames(M)<-c(
   "Mxco"
  ,"Mxwo"
  ,"Mxno"
  ,"Mxpo"
  ,"Fxco"
  ,"Fxwo"
  ,"Fxno"
  ,"Fxpo"
  ,"thorn_Mcs_co"
  ,"thorn_Mws_co"
  ,"thorn_Mns_co"
  ,"thorn_Mps_co"
  ,"thorn_Mcs_no"
  ,"thorn_Mws_no"
  ,"thorn_Mns_no"
  ,"thorn_Mps_no"
  ,"thorn_Mcs_po"
  ,"thorn_Mws_po"
  ,"thorn_Mns_po"
  ,"thorn_Mps_po"
  ,"thorn_Mcs_wo"
  ,"thorn_Mws_wo"
  ,"thorn_Mns_wo"
  ,"thorn_Mps_wo"
  ,"Cs_co"
  ,"Ws_co"
  ,"Ns_co"
  ,"Ps_co"
  ,"Cs_no"
  ,"Ws_no"
  ,"Ns_no"
  ,"Ps_no"
  ,"Cs_po"
  ,"Ws_po"
  ,"Ns_po"
  ,"Ps_po"
  ,"Cs_wo"
  ,"Ws_wo"
  ,"Ns_wo"
  ,"Ps_wo"
  ,"C:N_co"
  ,"C:p_co"
  ,"N:P_co"
  ,"thorn_G_co"
  ,"thorn_G_no"
  ,"thorn_G_po"
  ,"thorn_G_wo"
  ,"Tc_co_to_no"
  ,"Tc_co_to_po"
  ,"Tc_co_to_wo"
  ,"Tc_no_to_po"
  ,"Tc_no_to_wo"
  ,"Tc_po_to_wo"
  ,"Tn_co_to_no"
  ,"Tn_co_to_po"
  ,"Tn_co_to_wo"
  ,"Tn_no_to_po"
  ,"Tn_no_to_wo"
  ,"Tn_po_to_wo"
  ,"Tp_co_to_no"
  ,"Tp_co_to_po"
  ,"Tp_co_to_wo"
  ,"Tp_no_to_po"
  ,"Tp_no_to_wo"
  ,"Tp_po_to_wo"
  ,"Tw_co_to_no"
  ,"Tw_co_to_po"
  ,"Tw_co_to_wo"
  ,"Tw_no_to_po"
  ,"Tw_no_to_wo"
  ,"Tw_po_to_wo")



wrapper_fn_mod(0) 
M <<- M

graphics.off()
pdf( file="TAM_removing_CO_source_sink_high_N_uptake.pdf", height=6, width=8 )
par( mar=c(4,4,1,1) )
#dev.new(width=15,height=7)
par(mfcol=c(2,3))

matplot(log(M[,1:4]),type="l",lty=c(rep(1,4)),col=mycol,lwd=2, ylab="log(Structural mass)")
legend("topleft",col=mycol[c(1:4)],lty=c(rep(1,4)),legend=colnames(M)[c(1:4)],cex=1.0)

matplot(M[,5:8],type="l",lty=c(rep(1,4)),col=mycol,lwd=2,add=F, ylab="Proportion of structural mass in plant compartments)")
legend("topright",col=mycol[c(1:4,1:4)],lty=c(rep(1,4),rep(2,4)),legend=colnames(M)[5:8],cex=1.0)

matplot((M[,48:50]),type="l",lty=c(rep(1,4)),col=mycol[1:4],lwd=2,add=F, ylab="Carbon organ transfer of substrate")
abline(h=0, lty=2, lwd=0.5)
legend("topleft",col=mycol[1:4],lty=c(rep(1,4)),legend=colnames(M)[c(48:50)],cex=1.0)

# matplot((M[,38:41]),type="l",lty=c(rep(1,4)),col=mycol[1:4],lwd=2,add=F)
# legend("topleft",col=mycol[1:4],lty=c(rep(1,4)),legend=colnames(M)[c(38:41)],cex=1.0)
gg_co1 <- M[-1,1]
gg_co2 <- M[-dim(M)[1],1]
gg_wo1 <- M[-1,2]
gg_wo2 <- M[-dim(M)[1],2]
gg_no1 <- M[-1,3]
gg_no2 <- M[-dim(M)[1],3]
gg_po1 <- M[-1,4]
gg_po2 <- M[-dim(M)[1],4]


matplot(M[,44]/(M[,44]+M[,45]+M[,46]+M[,47]),type="l",lty=c(rep(1)),col=mycol[1],lwd=2,add=F, ylim=c(0,1), ylab="Emergent allocation")
matplot(M[,47]/(M[,44]+M[,45]+M[,46]+M[,47]),type="l",lty=c(rep(1)),col=mycol[2],lwd=2,add=T, ylim=c(0,1))
matplot(M[,45]/(M[,44]+M[,45]+M[,46]+M[,47]),type="l",lty=c(rep(1)),col=mycol[3],lwd=2,add=T, ylim=c(0,1))
matplot(M[,46]/(M[,44]+M[,45]+M[,46]+M[,47]),type="l",lty=c(rep(1)),col=mycol[4],lwd=2,add=T, ylim=c(0,1))
legend("topright",col=mycol[1:4],lty=c(rep(1)),legend=c("Alloc CO","Alloc WO","Alloc NO","Alloc PO"),cex=1.0)

matplot(((gg_co1-gg_co2)/gg_co2)*100,type="l",lty=c(rep(1)),col=mycol[1],lwd=2,add=F, ylim=c(-5,5), ylab="Percentage growth rates of plant compartments")
matplot(((gg_wo1-gg_wo2)/gg_wo2)*100,type="l",lty=c(rep(1)),col=mycol[2],lwd=2,add=T, ylim=c(-5,5))
matplot(((gg_no1-gg_no2)/gg_no2)*100,type="l",lty=c(rep(1)),col=mycol[3],lwd=2,add=T, ylim=c(-5,5))
matplot(((gg_po1-gg_po2)/gg_po2)*100,type="l",lty=c(rep(1)),col=mycol[4],lwd=2,add=T, ylim=c(-5,5))
legend("topright",col=mycol[1:4],lty=c(rep(1)),legend=c("Growth CO","Growth WO","Growth NO","Growth PO"),cex=1.0)

graphics.off()


graphics.off()
pdf( file="TAM_removing_CO_source_sink_substrate_concentrations_high_N.pdf", height=6, width=8 )
par( mar=c(4,4,1,1) )
#dev.new(width=15,height=7)
par(mfcol=c(2,2))

matplot(M[,c(25, 29, 33, 37)],type="l",lty=c(rep(1,4)),col=mycol,lwd=2,add=F)
legend("topleft",col=mycol[c(1:4)],lty=c(rep(1,4)),legend=colnames(M)[c(25, 29, 33, 37)],cex=1.0)

matplot(M[,c(26, 30, 34, 38)],type="l",lty=c(rep(1,4)),col=mycol,lwd=2,add=F)
legend("topleft",col=mycol[c(1:4)],lty=c(rep(1,4)),legend=colnames(M)[c(26, 30, 34, 38)],cex=1.0)

matplot((M[,c(27, 31, 35, 39)]),type="l",lty=c(rep(1,4)),col=mycol,lwd=2,add=F)
legend("topleft",col=mycol,lty=c(rep(1,4)),legend=colnames(M)[c(27, 31, 35, 39)],cex=1.0)

matplot((M[,c(28, 32, 36, 40)]),type="l",lty=c(rep(1,4)),col=mycol,lwd=2,add=F)
legend("topleft",col=mycol,lty=c(rep(1,4)),legend=colnames(M)[c(28, 32, 36, 40)],cex=1.0)

graphics.off()

graphics.off()
pdf( file="TAM_removing_CO_source_sink_compare_allocation.pdf", height=6, width=8 )
par( mar=c(4,4,1,1) )
#dev.new(width=15,height=7)
par(mfcol=c(1,2))

matplot(M[,44]/(M[,44]+M[,45]+M[,46]+M[,47]),type="l",lty=c(rep(1)),col=mycol[1],lwd=2,add=F, ylim=c(0,1), main="High Nitrogen uptake")
matplot(M[,47]/(M[,44]+M[,45]+M[,46]+M[,47]),type="l",lty=c(rep(2)),col=mycol[2],lwd=2,add=T, ylim=c(0,1))
matplot(M[,45]/(M[,44]+M[,45]+M[,46]+M[,47]),type="l",lty=c(rep(3)),col=mycol[3],lwd=2,add=T, ylim=c(0,1))
matplot(M[,46]/(M[,44]+M[,45]+M[,46]+M[,47]),type="l",lty=c(rep(4)),col=mycol[4],lwd=2,add=T, ylim=c(0,1))
legend("topright",col=mycol[1:4],lty=c(1,2,3,4),legend=c("Alloc CO","Alloc WO","Alloc NO","Alloc PO"),cex=1.0)

matplot(M[,44]/(M[,44]+M[,45]+M[,46]+M[,47]),type="l",lty=c(rep(1)),col=mycol[1],lwd=2,add=F, ylim=c(0,1), main="High Nitrogen uptake")
matplot(M[,47]/(M[,44]+M[,45]+M[,46]+M[,47]),type="l",lty=c(rep(2)),col=mycol[2],lwd=2,add=T, ylim=c(0,1))
matplot(M[,45]/(M[,44]+M[,45]+M[,46]+M[,47]),type="l",lty=c(rep(3)),col=mycol[3],lwd=2,add=T, ylim=c(0,1))
matplot(M[,46]/(M[,44]+M[,45]+M[,46]+M[,47]),type="l",lty=c(rep(4)),col=mycol[4],lwd=2,add=T, ylim=c(0,1))
legend("topright",col=mycol[1:4],lty=c(1,2,3,4),legend=c("Alloc CO","Alloc WO","Alloc NO","Alloc PO"),cex=1.0)

wrapper_fn_mod(1) 
M1 <<- M
colnames(M1) <- colnames(M)
matplot(M1[,44]/(M1[,44]+M1[,45]+M1[,46]+M1[,47]),type="l",lty=c(rep(1)),col=mycol[1],lwd=2,add=F, ylim=c(0,1), main="Low Nitrogen uptake")
matplot(M1[,47]/(M1[,44]+M1[,45]+M1[,46]+M1[,47]),type="l",lty=c(rep(2)),col=mycol[2],lwd=2,add=T, ylim=c(0,1))
matplot(M1[,45]/(M1[,44]+M1[,45]+M1[,46]+M1[,47]),type="l",lty=c(rep(3)),col=mycol[3],lwd=2,add=T, ylim=c(0,1))
matplot(M1[,46]/(M1[,44]+M1[,45]+M1[,46]+M1[,47]),type="l",lty=c(rep(4)),col=mycol[4],lwd=2,add=T, ylim=c(0,1))
legend("topright",col=mycol[1:4],lty=c(1,2,3,4),legend=c("Alloc CO","Alloc WO","Alloc NO","Alloc PO"),cex=1.0)

graphics.off()

graphics.off()
pdf( file="TAM_removing_CO_source_sink_low_N_uptake.pdf", height=6, width=8 )
par( mar=c(4,4,1,1) )
#dev.new(width=15,height=7)
par(mfcol=c(2,2))

matplot(log(M1[,1:4]),type="l",lty=c(rep(1,4)),col=mycol,lwd=2)
legend("topleft",col=mycol[c(1:4)],lty=c(rep(1,4)),legend=colnames(M1)[c(1:4)],cex=1.0)

matplot(M1[,5:8],type="l",lty=c(rep(1,4)),col=mycol,lwd=2,add=F)
legend("topright",col=mycol[c(1:4,1:4)],lty=c(rep(1,4),rep(2,4)),legend=colnames(M1)[5:8],cex=1.0)

matplot((M1[,48:50]),type="l",lty=c(rep(1,4)),col=mycol[1:4],lwd=2,add=F)
abline(h=0, lty=2, lwd=0.5)
legend("topleft",col=mycol[1:4],lty=c(rep(1,4)),legend=colnames(M1)[c(48:50)],cex=1.0)

# matplot((M1[,38:41]),type="l",lty=c(rep(1,4)),col=mycol[1:4],lwd=2,add=F)
# legend("topleft",col=mycol[1:4],lty=c(rep(1,4)),legend=colnames(M1)[c(38:41)],cex=1.0)

matplot(M1[,44]/(M1[,44]+M1[,45]+M1[,46]+M1[,47]),type="l",lty=c(rep(1)),col=mycol[1],lwd=2,add=F, ylim=c(0,1))
matplot(M1[,47]/(M1[,44]+M1[,45]+M1[,46]+M1[,47]),type="l",lty=c(rep(1)),col=mycol[2],lwd=2,add=T, ylim=c(0,1))
matplot(M1[,45]/(M1[,44]+M1[,45]+M1[,46]+M1[,47]),type="l",lty=c(rep(1)),col=mycol[3],lwd=2,add=T, ylim=c(0,1))
matplot(M1[,46]/(M1[,44]+M1[,45]+M1[,46]+M1[,47]),type="l",lty=c(rep(1)),col=mycol[4],lwd=2,add=T, ylim=c(0,1))
legend("topright",col=mycol[1:4],lty=c(rep(1)),legend=c("Alloc CO","Alloc WO","Alloc NO","Alloc PO"),cex=1.0)

graphics.off()

graphics.off()
pdf( file="TAM_removing_CO_source_sink_substrate_concentrations_low_N.pdf", height=6, width=8 )
par( mar=c(4,4,1,1) )
#dev.new(width=15,height=7)
par(mfcol=c(2,2))

matplot(M1[,c(25, 29, 33, 37)],type="l",lty=c(rep(1,4)),col=mycol,lwd=2,add=F)
legend("topleft",col=mycol[c(1:4)],lty=c(rep(1,4)),legend=colnames(M1)[c(25, 29, 33, 37)],cex=1.0)

matplot(M1[,c(26, 30, 34, 38)],type="l",lty=c(rep(1,4)),col=mycol,lwd=2,add=F)
legend("topleft",col=mycol[c(1:4)],lty=c(rep(1,4)),legend=colnames(M1)[c(26, 30, 34, 38)],cex=1.0)

matplot((M1[,c(27, 31, 35, 39)]),type="l",lty=c(rep(1,4)),col=mycol,lwd=2,add=F)
legend("topleft",col=mycol,lty=c(rep(1,4)),legend=colnames(M1)[c(27, 31, 35, 39)],cex=1.0)

matplot((M1[,c(28, 32, 36, 40)]),type="l",lty=c(rep(1,4)),col=mycol,lwd=2,add=F)
legend("topleft",col=mycol,lty=c(rep(1,4)),legend=colnames(M1)[c(28, 32, 36, 40)],cex=1.0)

graphics.off()


print(tail(M))

# 
# evapotr_ = 0 #53629576106646967e-06
# stom_cond_tmp = -1.0656466997716052e-12
# boul_cond_tmp = 0.010730861431038661
# hum = 0.6
# eS = 3.6
# crown_area_0_ = 0.2
# lai_ = 0.01
# 
# leaf_helper =  log( (evapotr_/(crown_area_0_*lai_) *(1./(stom_cond_tmp*1000.)+1./(boul_cond_tmp*1000.) ) + hum*eS)/0.6108 );
# leaf_temp_ = 237.3*leaf_helper/(17.27-leaf_helper);
# 
# print(c(leaf_helper,leaf_temp_))


# OK I think I have it sorted now - at least in the R code I now have TAM working with a third substrate pool = water. Now roots take up water, C and P. The model behaves qualitatively as before. Now however one has to be a bit more careful about parameters - there is simply a smaller area of parameter space where the model "works". This is something that will come to bite us when we move to having uptake rates of N and P being a fxn of soil N and P.
# 
# In the R code I now have a thorn_Kw parameter which is essentially the uptake rate of water by root biomass. We (you) need to figure out how to multiply this by some water availability variable. If you can supply me with a a variable on a zero to one scale that you like (it should be something that inspires plants to allocate more to roots). Also remember that we already have water limiting As. So what we really want here is an indicator of a "need" to allocate to roots. Note that in TAM if water limits As, it limits carbon uptake which should inspire more shoots. So we might want to make the TAM's As not water limited. Water limitation will naturally come into play though since the water concentration in TAM will limit the growth parameter.
#  
# Anyhow sorry about the dense text. What I need for now is the "water availability factor"
